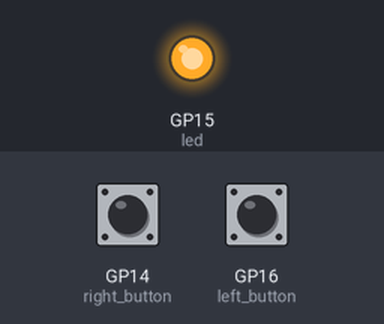
Bench run of a program on a simulated Raspberry Pi Pico running MicroPython. Parts: output pins drawn as LEDs (lit = HIGH). Inputs (shaded band) come from the test bench; at power-on: GP14 (right_button) LOW, GP16 (left_button) LOW. Random numbers come from a fixed seed; what the program prints to the serial console is not drawn.

Above: at 0.1 s.
At 7.0 s:
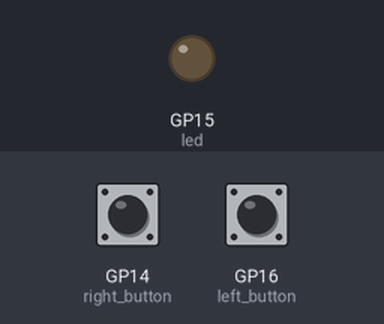
7.1 s: GP14 (right_button) pulled HIGH for 0.15 s
Timing chart, 0 to 10.1 s (numbered marks = the images above; inputs shaded):
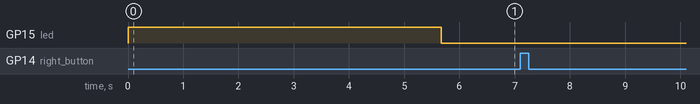

The program:

reaction_game.py
```python
import machine
import utime
import urandom


pressed = False
led = machine.Pin(15, machine.Pin.OUT)
right_button = machine.Pin(14, machine.Pin.IN, machine.Pin.PULL_DOWN)
left_button = machine.Pin(16, machine.Pin.IN, machine.Pin.PULL_DOWN)
fastest_button = None


def button_handler(pin):
    global pressed
    global timer_reaction
    if not pressed:
        pressed=True
        timer_reaction = utime.ticks_diff(utime.ticks_ms(), timer_start)
        global fastest_button
        fastest_button = pin


led.value(1)
utime.sleep(urandom.uniform(5, 10))
led.value(0)
timer_start = utime.ticks_ms()
right_button.irq(trigger=machine.Pin.IRQ_RISING, handler=button_handler)
left_button.irq(trigger=machine.Pin.IRQ_RISING, handler=button_handler)


while fastest_button is None:
    utime.sleep(1)
if fastest_button is left_button:
    print(f"{left_button} player wins in {timer_reaction} ms!")
elif fastest_button is right_button:
    print(f"{right_button} player wins in {timer_reaction} ms!")
```

Measured:
- after the input at 7.1 s, every drawn part: stays the same
